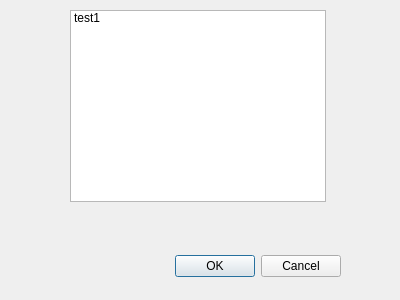
<?xml version="1.0" encoding="UTF-8"?>
<ui version="4.0">
 <class>Dialog</class>
 <widget class="QDialog" name="Dialog">
  <property name="geometry">
   <rect>
    <x>0</x>
    <y>0</y>
    <width>400</width>
    <height>300</height>
   </rect>
  </property>
  <property name="windowTitle">
   <string>Dialog</string>
  </property>
  <widget class="QDialogButtonBox" name="buttonBox">
   <property name="geometry">
    <rect>
     <x>0</x>
     <y>250</y>
     <width>341</width>
     <height>32</height>
    </rect>
   </property>
   <property name="orientation">
    <enum>Qt::Horizontal</enum>
   </property>
   <property name="standardButtons">
    <set>QDialogButtonBox::Cancel|QDialogButtonBox::Ok</set>
   </property>
  </widget>
  <widget class="QListWidget" name="listWidget">
   <property name="geometry">
    <rect>
     <x>70</x>
     <y>10</y>
     <width>256</width>
     <height>192</height>
    </rect>
   </property>
   <item>
    <property name="text">
     <string>test1</string>
    </property>
   </item>
  </widget>
 </widget>
 <resources/>
 <connections>
  <connection>
   <sender>buttonBox</sender>
   <signal>accepted()</signal>
   <receiver>Dialog</receiver>
   <slot>accept()</slot>
   <hints>
    <hint type="sourcelabel">
     <x>248</x>
     <y>254</y>
    </hint>
    <hint type="destinationlabel">
     <x>157</x>
     <y>274</y>
    </hint>
   </hints>
  </connection>
  <connection>
   <sender>buttonBox</sender>
   <signal>rejected()</signal>
   <receiver>Dialog</receiver>
   <slot>reject()</slot>
   <hints>
    <hint type="sourcelabel">
     <x>316</x>
     <y>260</y>
    </hint>
    <hint type="destinationlabel">
     <x>286</x>
     <y>274</y>
    </hint>
   </hints>
  </connection>
 </connections>
</ui>
